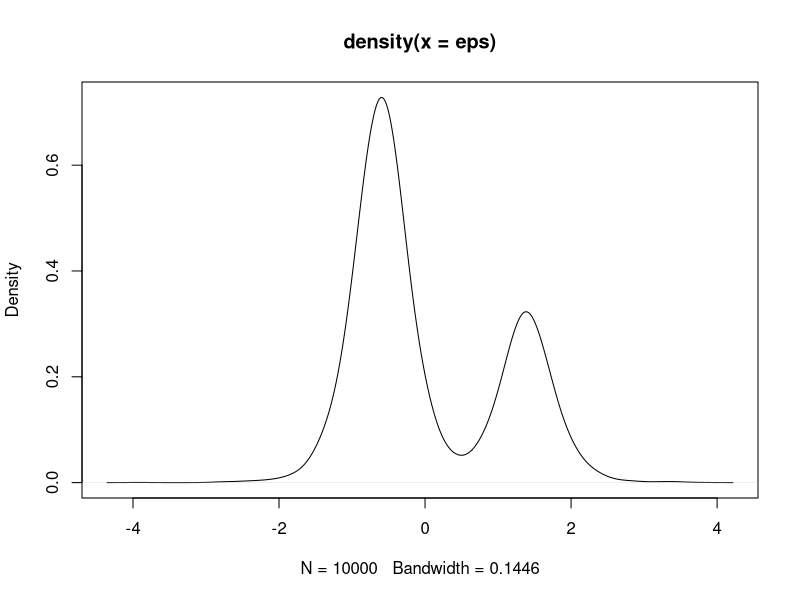

The R script that drew this image:
# --------
# Потанин Богдан Станиславович
# Микроэконометрика в R :)
# Семинар 4. Тестирование гипотез о распределении случайных
#            ошибок и минимум хи-квадрат метод
# --------

# Отключим scientific notation
options(scipen = 999)

# Симулируем данные, содержащую информацию
# о характеристиках заемщика, а также о том,
# наступил ли у него дефолт по ипотеке.
# Все переменные измерены в условных единицах
set.seed(12345)                                            # для воспроизводимости
n <- 10000                                                 # число индивидов в выборке
h <- data.frame(ind = rep(1:n))                            # датафрейм для хранения данных
h$inc <- runif(n, 0, 1)                                    # доход в условных единицах
h$pay <- runif(n, 0, 1)                                    # ежемесячный платеж
h$age <- runif(n, 0, 1)                                    # возраст
h$ins <- rbinom(n, 1, 0.7)                                 # факт наличия страховки
h$chl <- rbinom(n, 1, 0.6)                                 # факт наличия детей

ber <- rbinom(n, size = 1, prob = 0.7)                     # случайная ошибка
xi1 <- rt(n, 5)                                            # из смеси распределений
xi2 <- rt(n, 5)                                            # Стьюдента
eps <- ber * (xi1 - 3) + 
  (1 - ber) * (xi2 + 3)
eps <- (eps + 1.199419) / 3.037912                         # стандартизация для
# удобства
plot(density(eps))

beta <- c(0.6, -3, 2, -5, 3.5, -0.8, 0, 0.8)               # оцениваемые регрессионные 
# коэффициенты


def_li <- beta[1] +                                        # линейный индекс,
  beta[2] * h$inc +                                # отражающий вклад наблюдаемых
  beta[3] * h$pay +                                # факторов в вероятность дефолта
  beta[4] * h$age +
  beta[5] * h$age ^ 2 +                                            
  beta[6] * h$ins +                          
  beta[7] * h$chl +
  beta[8] * (h$chl * h$inc)

def_star <- def_li + eps                                   # латентная переменная,
# отражающая склонность
# к дефолту
h$def <- as.numeric(def_star >= 0)                         # наблюдаемое значение переменной
mean(h$def)                                                # доля дефолтов

h$ind <- NULL                                              # уберем индексы
head(h)                                                    # посмотрим на данные

#---------------------------------------------------
# Часть 1. Тестирование гипотезы о нормальном
#          распределении случайных ошибок
#---------------------------------------------------

library("numDeriv")                                        # численно дифференцирование

# Оценим пробит модель
model.probit <- glm(formula = def ~ inc + pay +            # оцениваем модель
                      age + I(age ^ 2) +
                      ins + chl +
                      I(chl * inc),
                    data = h,                                  
                    family = binomial(link = "probit")) 

# Запишем функцию правдоподобия
# для модели со случайно ошибкой
# из распределения Пирсона
ProbitLnLExtended <- function(par,                       # вектор значений параметров
                              y,                         # зависимая переменная 
                              X,                         # матрица независимых переменных
                              is_aggregate = TRUE)       # при TRUE возвращаем логарифм
  # функции правдоподобия, а при
  # FALSE возвращаем вектор вкладов
{
  beta <- matrix(par[-c(1, 2)], ncol = 1)                # вектор beta коэффициентов и
  t <- matrix(par[c(1, 2)], ncol = 1)                    # вектор дополнительных параметров  
  # переводим в матрицу с одним столбцом
  y_li <- X %*% beta                                     # оценка линейного индекса
  y_est <- y_li + t[1] * y_li ^ 2 +                      # оценка математического ожидания 
    t[2] * y_li ^ 3                        # латентной переменной
  
  n_obs <- nrow(X)                                       # количество наблюдений
  
  L_vec <- matrix(NA, nrow = n_obs,                      # вектор столбец вкладов наблюдений
                  ncol = 1)                              # в функцию правдоподобия
  
  is_y_0 <- (y == 0)                                     # вектор условий (y = 0)
  is_y_1 <- (y == 1)                                     # вектор условий (y = 1)
  
  L_vec[is_y_1] <- pnorm(y_est[is_y_1])                  # вклад наблюдений для которых yi = 1
  L_vec[is_y_0] <- 1 - pnorm(y_est[is_y_0])              # вклад наблюдений для которых yi = 0
  
  lnL_vec <- log(L_vec)                                  # логарифмы вкладов
  
  if(!is_aggregate)                                      # возвращаем вклады
  {                                                      # при необходимости
    return(lnL_vec)
  }
  
  lnL <- sum(lnL_vec)                                    # логарифм функции правдоподобия
  
  return(lnL)
}
# Воспользуемся созданной функцией
# Оценки модели при справедливом ограничении,
# накладываемом нулевой гипотезой
beta.est <- coef(model.probit)                           # достаем оценки из обычной пробит
beta.R <- c(0, 0, beta.est)                              # модели и приравниваем значения
names(beta.R)[c(1, 2)] <- c("t1", "t2")                  # дополнительных параметров к значениям,
# предполагаемым нулевой гипотезой
# Создадим матрицу регрессоров
X.mat <- as.matrix(model.frame(model.probit))            # достаем датафрейм с регрессорами и
X.mat[, 1] <- 1                                          # первращаем его в матрицу, а также
colnames(X.mat)[1] <- "Intercept"                        # заменяем зависимую переменную на константу
head(X.mat, 5)
# Применим функцию
lnL.R <- ProbitLnLExtended(beta.R, h$def, X.mat)         # считаем логарифм функции правоподобия
# при ограничениях, совпадающую с логарифмом
# функции правдоподобия обычной пробит модели
lnL.R.grad <- grad(func = ProbitLnLExtended,             # считаем градиент данной функции
                   x = beta.R,                           # численным методом
                   y = h$def, 
                   X = X.mat)
lnL.R.grad <- matrix(lnL.R.grad, ncol = 1)               # градиент как матрица с одним столбцом
lnL.R.Jac <- jacobian(func = ProbitLnLExtended,          # считаем Якобин данной функции
                      x = beta.R,                        # численным методом
                      y = h$def, 
                      X = X.mat,
                      is_aggregate = FALSE)
# Реализуем тест
LM.value.1 <- t(lnL.R.grad) %*%                          # считаем статистику теста
  solve(t(lnL.R.Jac) %*% lnL.R.Jac) %*%      # множителей Лагранжа
  lnL.R.grad
p.value_1 <- 1 - pchisq(LM.value.1, df = 2)              # рассчитываем p-value теста
# множителей Лагранжа

# С использованием регрессии на единицы

# Достанем датафрейм, содержащий
# переменные модели
d <- model.frame(model.probit)                           # все переменные

# Рассчитаем предварительные величины
y.li.est <- predict(model.probit)                        # оценка линейного индекса                                     
F.est <- pnorm(y.li.est)                                 # функции от линейного           
f.est <- dnorm(y.li.est)                                 # индекса

# Вычислим обобщенные остатки
gr <- ((d[, 1] - F.est) /                                # обобщенный остаток
         (F.est * (1 - F.est))) * f.est

# Считаем производные по коэффициентам
d_beta <- apply(X.mat, 2, function(x)                    # производные по
{                              # регресcионным коэффициентам
  x * gr
})
d_t1 <- (gr * y.li.est ^ 2)                              # производная по t1
d_t2 <- (gr * y.li.est ^ 3)                              # производная по t2

# Сравним аналитические и численные производные
grad_df <- data.frame("Numeric" = lnL.R.grad,
                      "Analytical" = colSums(cbind(d_t1, 
                                                   d_t2, 
                                                   d_beta)))
rownames(grad_df) <- c("t1", "t2", colnames(X.mat))
print(grad_df)

# Проводим LM тест
n <- nrow(d)                                             # число наблюдений
LM_df <- data.frame("my_ones" = rep(1, n),               # вектор из единиц 
                    "d_" = d_beta,
                    d_t1, d_t2)          
head(LM_df, 5)
ones_regression <- summary(lm(my_ones ~. + 0,            # регрессия на вектор единиц без константы
                              data = LM_df))       
R2 <- ones_regression$r.squared                          # коэффициент детерминации регрессии
LM_value_2 <- R2 * n                                     # LM статистика
p.value_2 <- 1 - pchisq(q = LM_value_2, 
                        df = 2)

# Сравним полученные результаты и убедимся,
# что они полностью совпадают
c(LM.value.1, LM_value_2)                                # сравниваем статистики
c(p.value_1, p.value_2)                                  # сравниваем p-value

#---------------------------------------------------
# Часть 2. Выбор между моделями бинарного выбора
#          с различным распределением случайных
#          ошибок на основе информационных
#          критериев
#---------------------------------------------------

# Оценим несколько моделей с альтернативным
# распределением случайных ошибок

# Логистическое распределение
model.logit <- glm(formula = def ~ inc + pay +
                     age + I(age ^ 2) +
                     ins + chl +
                     I(chl * inc),
                   data = h,                                  
                   family = binomial(link = "logit")) 
summary(model.logit)

# Распределение Коши
model.cauchit <- glm(formula = def ~ inc + pay +
                       age + I(age ^ 2) +
                       ins + chl +
                       I(chl * inc),
                     data = h,                                  
                     family = binomial(link = "cauchit")) 
summary(model.cauchit)

# Сравним модели по информационным 
# критериям AIC и BIC
# AIC
AIC_probit <- AIC(model.probit)
AIC_logit <- AIC(model.logit)
AIC_cauchit <- AIC(model.cauchit)
# BIC
BIC_probit <- BIC(model.probit)
BIC_logit <- BIC(model.logit)
BIC_cauchit <- BIC(model.cauchit)
# сравнение
IC_df <- data.frame("AIC" = c(AIC_probit, 
                              AIC_logit, 
                              AIC_cauchit),
                    "BIC" = c(BIC_probit, 
                              BIC_logit, 
                              BIC_cauchit))
rownames(IC_df) <- c("Normal", 
                     "Logistic", 
                     "Cauchit")
print(IC_df)

# ЗАДАНИЯ (* - непросто, ** - сложно, *** - брутально)
# 2.1.    Удалите переменные на возраст и проверьте, какая
#         из моделей окажется предпочтительней согласно
#         критериям AIC и BIC
# 2.2.    В соответствии с информационными критериями AIC и BIC
#         найдите наилучшую модель с гетероскедастичной случайной
#         ошибкой, дисперсия которой зависит от дохода и возраста, 
#         рассмотрев стандартное нормальное и логистическое
#         распределения

#---------------------------------------------------
# Часть 3. Минимум Хи-квадрат метод
#---------------------------------------------------

set.seed(123)                                            # для воспроизводимости

n <- 10000                                               # число наблюдений 

# Создадим несколько переменных,
# характеризующих индивида
male <- rbinom(n, 1, 0.6)                                # переменная на пол
u_rv <- runif(n)                                         # вспомогательная переменная
higher_educ <- u_rv > 0.8                                # высшее образование
basic_educ <- (u_rv >= 0.2) & (u_rv <= 0.8)              # среднее образование
no_educ <- (u_rv < 0.2)                                  # нет образования

# Создадим сгруппированные переменные
male_higher <- male & higher_educ                        # мужчины с высшим образованием
male_basic <- male & basic_educ                          # мужчины со средним образованием
male_no <- male & no_educ                                # мужчины без образования
female_higher <- !male & higher_educ                     # женщины с высшим образованием
female_basic <- !male & basic_educ                       # женщины со средним образованием
female_no <- !male & no_educ                             # женщины без образования

# Зададим имена группам
group_names <- c("male_higher", "male_basic",
                 "male_no", "female_higher",
                 "female_basic", "female_no")

# Рассчитаем размеры групп
group_n <- c(sum(male_higher), sum(male_basic),
             sum(male_no), sum(female_higher),
             sum(female_basic), sum(female_no))
names(group_n) <- group_names

# Симулируем случайную ошибку из
# распределения Cтьюдента
df <- 5
eps <- rt(n, df)

# Создадим латентную переменную
# на факт занятости индивида
beta <- c(-2, 2, 1.5, 1)
work_li <- beta[1] * male + beta[2] * higher_educ +
  beta[3] * basic_educ + beta[4] * no_educ
work_latent <- work_li + eps
work <- as.numeric(work_latent >= 0)

# Зададим вероятности занятости
# для каждой из групп
p_male_higher <- pt(work_li[male_higher][1], df)         # мужчины с высшим образованием
p_male_basic <- pt(work_li[male_basic][1], df)           # мужчины со средним образованием
p_male_no <- pt(work_li[male_no][1], df)                 # мужчины без образования
p_female_higher <- pt(work_li[female_higher][1], df)     # женщины с высшим образованием
p_female_basic <- pt(work_li[female_basic][1], df)       # женщины со средним образованием
p_female_no <- pt(work_li[female_no][1], df)             # женщины без образования
p <- c(p_male_higher, 
       p_male_basic,
       p_male_no,
       p_female_higher,
       p_female_basic,
       p_female_no)
names(p) <- group_names

# Оценим вероятности занятости
p_male_higher_est <- mean(work[male_higher])             # мужчины с высшим образованием
p_male_basic_est <- mean(work[male_basic])               # мужчины со средним образованием
p_male_no_est <- mean(work[male_no])                     # мужчины без образования
p_female_higher_est <- mean(work[female_higher])         # женщины с высшим образованием
p_female_basic_est <- mean(work[female_basic])           # женщины со средним образованием 
p_female_no_est <- mean(work[female_no])                 # женщины без образования
p_hat <- c(p_male_higher_est, 
           p_male_basic_est,
           p_male_no_est,
           p_female_higher_est,
           p_female_basic_est,
           p_female_no_est)
names(p_hat) <- group_names

# Сравним истинные вероятности и их оценки
rbind(p, p_hat)

# Оценим линейное уравнение при помощи МНК
X <- matrix(c(1, 1, 0, 0,
              1, 0, 1, 0,
              1, 0, 0, 1,
              0, 1, 0, 0,
              0, 0, 1, 0,
              0, 0, 0, 1),
            ncol = 4,
            byrow = TRUE)
colnames(X) <- c("male", "higher", "basic", "no")

# Применим обычный МНК с правильной
# квантильной функцией
model_lm <- lm(qt(p_hat, df) ~ X + 0)

# Сравним предсказанные вероятности
p_hat_lm <- pt(predict(model_lm), df)
rbind(p, p_hat, p_hat_lm)

# Сравним коэффициенты
beta_lm <- model_lm$coefficients
data.frame("Estimates" = beta_lm, 
           "True" = beta)

# Применим МНК с весами

# Считаем веса
p_weight <- sqrt(p_hat * (1 - p_hat) / group_n) * 
  grad(qt, p_hat, df = df)

# Применяем МНК с весами
model_weight <- lm(qt(p_hat, df) ~ X + 0, 
                   weights = p_weight)

# Сравним предсказанные вероятности
p_hat_weight <- pt(predict(model_weight), df)
rbind(p, p_hat, p_hat_lm, p_hat_weight)

# Сравним коэффициенты
beta_weight <- model_weight$coefficients
data.frame("LS" = beta_lm, 
           "LS Weights" = beta_weight,
           "True" = beta)

# Применим двухшаговую процедуру
# Считаем веса
p_hat_weight_2 <- sqrt(p_hat_weight * 
                         (1 - p_hat_weight) / 
                         group_n) * 
  grad(qt, p_hat_weight, df = df)

# Применяем МНК с весами
model_weight_2 <- lm(qt(p_hat, df) ~ X + 0, 
                     weights = p_hat_weight)

# Сравним предсказанные вероятности
p_hat_weight_2 <- pt(predict(model_weight_2), df)
rbind(p, p_hat, p_hat_lm, 
      p_hat_weight, p_hat_weight_2)

# Сравним коэффициенты
beta_weight_2 <- model_weight_2$coefficients
data.frame("LS" = beta_lm, 
           "LS Weights" = beta_weight,
           "LS Weights 2" = beta_weight_2,
           "True" = beta)

# ЗАДАНИЯ (* - непросто, ** - сложно, *** - брутально)
# 3.1.    Рассмотрите модели с альтернативными спецификациями:
#         1)    линейная
#         2)    нормальное распределение
#         3)    логистическое распределение
#         4)    экспоненциальное распределение
# 3.2.    Примените минимум хи-квадрат метод для оценивания
#         вероятности выжить на Титанике в зависимости от пола
#         пассажира и его класса (см. data("Titanic"))

#---------------------------------------------------
# Часть 4. Тестирование гипотез о вероятностях
#          и предельных эффектах
#---------------------------------------------------

# Пусть имеются два индивида:
# Борис
Boris <- data.frame("inc" = 0.5,                           # укажем характеристики
                    "pay" = 0.1,                           # Бориса в датафрейме
                    "age" = 0.3,
                    "ins" = 1,
                    "chl" = 1)
# Зинаида
Zina <- data.frame("inc" = 0.3,                            # укажем характеристики
                   "pay" = 0.2,                            # Зинаиды в датафрейме
                   "age" = 0.6,
                   "ins" = 0,
                   "chl" = 1)

# Оценим для них вероятности дефолта,
# используя оценки полной модели
# P(Борис терпит дефолт)
p.Boris <- predict(model.probit, 
                   type = "response", 
                   newdata = Boris)
# P(Зинаида терпит дефолт)
p.Zina <- predict(model.probit, 
                  type = "response", 
                  newdata = Zina)
# Разница вероятностей
p.diff <- p.Boris - p.Zina

# Пример №1. Проверим гипотезу о том, что вероятности
# дефолта для Бориса и Зинаиды совпадают
# H0: P(Борис терпит дефолт) = P(Зина терпит дефолт)
# Эквивалентная запись:
# H0: P(Борис терпит дефолт) - P(Зина терпит дефолт) = 0

# Будем использовать тест Вальда
# Проверяются гипотезы вида:
# H0: C(x) = 0
# Статистика теста:
# W = С(x)' * AsCov(C(x)) ^ (-1) * С(x), где:
# x - вектор параметров модели: в нашем 
#     случае beta
# C(x) - вектор столбец из функций, накладывающих
#        ограничения на параметры
# r - число ограничений, совпадающее с числом 
#     строк вектора столбца C(x)
# При верной H0 статистика теста W в асимптотике 
# имеет хи-квадрат распределение с r степенями свободы

# Напишем функцию, позволяющую
# дифференцировать вероятность успеха
# по коэффициентам
probGrad <- function(model,                                # объект, возвращаемый glm() 
                     newdata = NULL)                       # датафрейм, содержащий информацию об
{                                                          # индивидах, для которых оцениваются
  # вероятности
  beta.est <- coefficients(model)                          # оценки регрессионных коэффициентов
  m <- length(beta.est)                                    # число оцениваемых параметров
  
  if(!is.null(newdata))                                    # если не были поданы новые данные, то
  {                                                        # вероятности оцениваются для индивидов из
    model.formula <- model$formula                         # выборки, по которой оценивались параметры
    newdata[as.character(model.formula[[2]])] <- 1         # модели
    
    newdata <- model.frame(formula = model.formula,        # добавляем в датафрейм переменные, которые
                           data = newdata)                 # являются функциями от изначальных переменных
  }
  
  y.li.est <- predict(model,                               # оценка линейного индекса
                      newdata = newdata)
  y.li.d <- dnorm(y.li.est)                                # функция плотности в точке
  # линейного индекса
  
  X <- as.matrix(newdata[, -1])                            # создаем матрицу независимых переменных,
  # удаляя из нее зависимую переменную [, -1],
  X <- cbind(1, X)                                         # а затем добавляем константу    
  
  n <- nrow(X)                                             # число наблюдений
  
  my_grad <- matrix(NA, n, m)                              # матрица, в которой по строкам будут храниться
  # градиенты функции по каждой из вероятностей
  for(i in 1:m)                                            # для каждого из оцениваемых параметров
  {                                                        # рассчитываем частные производные вероятностей
    my_grad[, i] <- X[, i] * y.li.d                        # по beta и рассчитываем значения градиента
  }
  
  colnames(my_grad) <- c("Intercept",                      # для удобства добавляем имена для
                         colnames(newdata[, -1]))          # столбцов градиента
  
  return(my_grad)                                          # возвращаем градиент
}

# Рассчитаем градиенты вероятностей дефолта
# для Бориса и Зинаиды, а также для разности
# соответствующих вероятностей
pg.Boris <- probGrad(model.probit, Boris)                  # градиент по вероятности Бориса
pg.Zina <- probGrad(model.probit, Zina)                    # градиент по вероятности Зинаиды
pg.diff <- pg.Boris - pg.Zina                              # градиент разности вероятностей
# дефолта Бориса и Зинаиды как
# разность градиентов
# Посчитаем оценки асимптотической дисперсий
# разницы вероятностей дефолта Бориса и Зиниды
as.cov.beta <- vcov(model.probit)                          # достаем оценку асимптотической ковариационной
# матрицы оценок регрессионных коэффициентов
as.cov.pg.diff <- pg.diff %*% as.cov.beta %*% t(pg.diff)   # считаем оценку асимптотической дисперсии
# оценки разности вероятностей

# Рассчитаем тестовую статистику
W.stat <- p.diff * solve(as.cov.pg.diff) * p.diff          # статистика теста Вальда
p.value <- 1 - pchisq(W.stat, df = 1)                      # p-value теста Вальда

# Пример №2. Проверим гипотезу:
# H0: P(Борис терпит дефолт) = P(Зина терпит дефолт)
#     P(Владимир терпит дефолт) = 0.82
# Эквивалентная запись:
# H0: P(Борис терпит дефолт) - P(Зина терпит дефолт) = 0
#     P(Владимир терпит дефолт) - 0.82 = 0

# Добавим Владимира
Vlad <- data.frame("inc" = 0.9,                            # укажем характеристики
                   "pay" = 0.7,                            # Владимира в датафрейме
                   "age" = 0.2,
                   "ins" = 1,
                   "chl" = 0)

p.Vlad <- predict(model.probit,                            # вычисляем вероятность
                  type = "response",                       # занятости Владимира
                  newdata = Vlad)

pg.Vlad <- probGrad(model.probit, Vlad)                    # рассчитываем градиент вероятности
# занятости Владимира по оцениваемым
# параметрам

# Создадим вектор вида C(x)
p_new <- matrix(c(p.diff, p.Vlad - 0.82), ncol = 1)

# Расчитаем оценки асимптотической ковариационной
# матрицы ограничений
pg_new <- rbind(pg.diff,                                   # матрица, по строкам которой 
                pg.Vlad)                                   # расположены градиенты ограничений,
# то есть Якобиан
as.cov.pg.new <- pg_new %*% as.cov.beta %*% t(pg_new)      # оцениваем асимптотическую 
# ковариационную матрицу ограничений

# Рассчитаем тестовую статистику
W.stat <- t(p_new) %*% solve(as.cov.pg.new) %*% p_new      # статистика теста Вальда
p.value <- 1 - pchisq(W.stat, df = 2)                      # p-value теста Вальда

# Тестирование гипотез о предельных 
# эффектах осуществляется по аналогии

# Использование теста Вальда в данном случае позволило
# нам не искать максимум функции правдоподобия при
# сложном нелинейном ограничении

# ЗАДАНИЯ (* - непросто, ** - сложно, *** - брутально)
# 4.1.    Проверьте гипотезу о том, что:
#         1)    вероятность дефолта Бориса и Влада
#               одинакова
#         2)    вероятность дефолта Бориса на 10% 
#               больше, чем у Владимира
#         3)    вероятность занятости Бориса на 10% 
#               больше, чем у Владимира, а вероятность
#               дефолта Зины составляет 0.5
# 4.2.    Создайте еще двух индивидов и проверьте гипотезу
#         о том, что:
#         1*)   вероятности занятости у всех пяти индивидов
#               совпадают
#         2*)   вероятность занятости у ваших двух индивидов 
#               в сумме больше, чем вероятность занятости Бориса